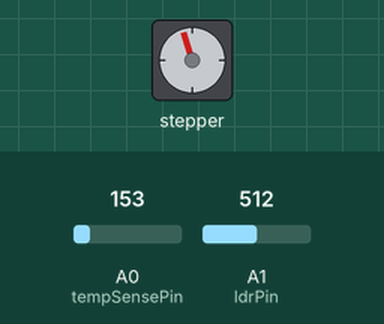
The sketch below on a simulated Arduino Uno, built with avr-gcc and run on an emulated ATmega328P. Parts: stepper motor. Wiring (inferred from the names in the program): stepper motor (32 steps per turn assumed): coils pin 8, pin 9, pin 10, pin 11. The inputs (shaded band) are chosen by the test bench; at power-on: A0 (tempSensePin) = 153, A1 (ldrPin) = 512. What the sketch prints to the serial monitor is not drawn.

Above: at 15.4 s.
15.5 s: A0 (tempSensePin) set to 175
Timing chart, 0 to 82.0 s (numbered marks = the images above; inputs shaded):
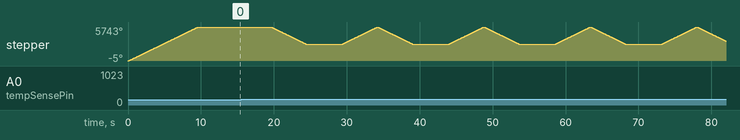

The sketch:

blinds_ardi.ino
```cpp
/*

*/
int tempSensePin = A0;  //This is the Arduino Pin that will read the sensor output
int temSensorInput;    //The variable we will use to store the sensor input
double temp;        //The variable we will use to store temperature in degrees.

int ldrPin = A1;
int ldrInput;

int motor_pin_1 = 8;
int motor_pin_2 = 10;
int motor_pin_3 = 9;
int motor_pin_4 = 11;
// Number of steps per internal motor revolution
const float STEPS_PER_REV = 32;
 //  Amount of Gear Reduction
const float GEAR_RED = 64;
 // Number of steps per geared output rotation
const float STEPS_PER_OUT_REV = STEPS_PER_REV * GEAR_RED;
int pos = 0;

void setup() {
  pinMode(motor_pin_1, OUTPUT);
  pinMode(motor_pin_2, OUTPUT);
  pinMode(motor_pin_3, OUTPUT);
  pinMode(motor_pin_4, OUTPUT);
  pinMode(tempSensePin, INPUT);
  pinMode(ldrPin, INPUT);

  Serial.begin(9600); //Start the Serial Port at 9600 baud (default)
}

void loop() {
  long motor_delay = setSpeed(100, STEPS_PER_REV);
  //step(STEPS_PER_OUT_REV / 8, STEPS_PER_REV, 0, motor_delay);
  /*delay(2000);
  motor_delay = setSpeed(100, STEPS_PER_REV);
  pos = step(-STEPS_PER_OUT_REV / 4, STEPS_PER_REV, 0, motor_delay);
  delay(2000);*/

  temp = getTemp();
  Serial.print("Current Temperature: ");
  Serial.println(temp);

  ldrInput = analogRead(ldrPin);
  Serial.print("Light Value: ");
  Serial.println(ldrInput);

  if(ldrInput < 100){
    Serial.print(pos);
    if(pos == 8){
      pos = 0;
      step(-STEPS_PER_OUT_REV / 8, STEPS_PER_REV, 0, motor_delay);
    }else if(pos == 4) {
      pos = 0;
      step(-STEPS_PER_OUT_REV / 4, STEPS_PER_REV, 0, motor_delay);

    }
  }
  if(ldrInput > 100 && ldrInput < 400){
    Serial.println(pos);
    if(pos == 0){
      Serial.println("opening");
      pos = 8;
      step(STEPS_PER_OUT_REV / 8, STEPS_PER_REV, 0, motor_delay);
    }else if(pos == 4){
      Serial.println("closing");
      pos = 8;
      step(-STEPS_PER_OUT_REV / 8, STEPS_PER_REV, 0, motor_delay);
    }
  }
  if(ldrInput > 400){
    if(pos == 0){
      pos = 4;
      step(STEPS_PER_OUT_REV / 4, STEPS_PER_REV, 0, motor_delay);
    }else if(pos == 8){
      pos = 4;
      step(STEPS_PER_OUT_REV / 8, STEPS_PER_REV, 0, motor_delay);
    }
  }
  if(temp > 80.0){
    if(pos == 4){
      step(-STEPS_PER_OUT_REV / 8, STEPS_PER_REV, 0, motor_delay);
      pos = 8;

    }
    else if(pos == 0){
      Serial.print("nothing");
    }
  }
  delay(5000);
}

/*
 * Sets the speed in revs per minute
 */
long setSpeed(int whatSpeed, float number_of_steps)
{
  long step_delay = 60L * 1000L * 1000L / number_of_steps / whatSpeed;
  return step_delay;
}

/*
 * Moves the motor steps_to_move steps.  If the number is negative,
 * the motor moves in the reverse direction.
 */
void step(int steps_to_move, int number_of_steps, int step_number, int step_delay)
{
  int steps_left = abs(steps_to_move);  // how many steps to take
  int direction;
  long last_step_time = micros();

  // determine direction based on whether steps_to_mode is + or -:
  if (steps_to_move > 0) { direction = 1; }
  if (steps_to_move < 0) { direction = 0; }


  // decrement the number of steps, moving one step each time:
  while (steps_left > 0)
  {
    unsigned long now = micros();
    // move only if the appropriate delay has passed:
    if (now - last_step_time >= step_delay)
    {
      // get the timeStamp of when you stepped:
      last_step_time = now;
      // increment or decrement the step number,
      // depending on direction:
      if (direction == 1)
      {
        step_number++;
        if (step_number == number_of_steps) {
          step_number = 0;
        }
      }
      else
      {
        if (step_number == 0) {
          step_number = number_of_steps;
        }
        step_number--;
      }
      // decrement the steps left:
      steps_left--;
      // step the motor to step number 0, 1, ..., {3 or 10}
        stepMotor(step_number % 4);
    }
  }
  //return step_number;
}

/*
 * Moves the motor forward or backwards.
 */
void stepMotor(int thisStep)
{
  switch (thisStep) {
    case 0:  // 1010
      digitalWrite(motor_pin_1, HIGH);
      digitalWrite(motor_pin_2, LOW);
      digitalWrite(motor_pin_3, HIGH);
      digitalWrite(motor_pin_4, LOW);
    break;
    case 1:  // 0110
      digitalWrite(motor_pin_1, LOW);
      digitalWrite(motor_pin_2, HIGH);
      digitalWrite(motor_pin_3, HIGH);
      digitalWrite(motor_pin_4, LOW);
    break;
    case 2:  //0101
      digitalWrite(motor_pin_1, LOW);
      digitalWrite(motor_pin_2, HIGH);
      digitalWrite(motor_pin_3, LOW);
      digitalWrite(motor_pin_4, HIGH);
    break;
    case 3:  //1001
      digitalWrite(motor_pin_1, HIGH);
      digitalWrite(motor_pin_2, LOW);
      digitalWrite(motor_pin_3, LOW);
      digitalWrite(motor_pin_4, HIGH);
    break;
  }
}

double getTemp(){
  temSensorInput = analogRead(tempSensePin);    //read the analog sensor and store it
  double temperature = (double)temSensorInput / 1024;       //find percentage of input reading
  temperature = temperature * 5;                 //multiply by 5V to get voltage
  temperature = temperature - 0.5;               //Subtract the offset
  temperature = temperature * 100;               //Convert to degrees
  temperature = (temperature * 1.8) + 32;          //Convert to Fahrenheit
  return temperature;
}
```

Measured:
- after the input at 15.5 s, stepper: turns 2880° counter-clockwise in 4.8 s, then 2868° clockwise in 4.8 s, repeating every 14.6 s
